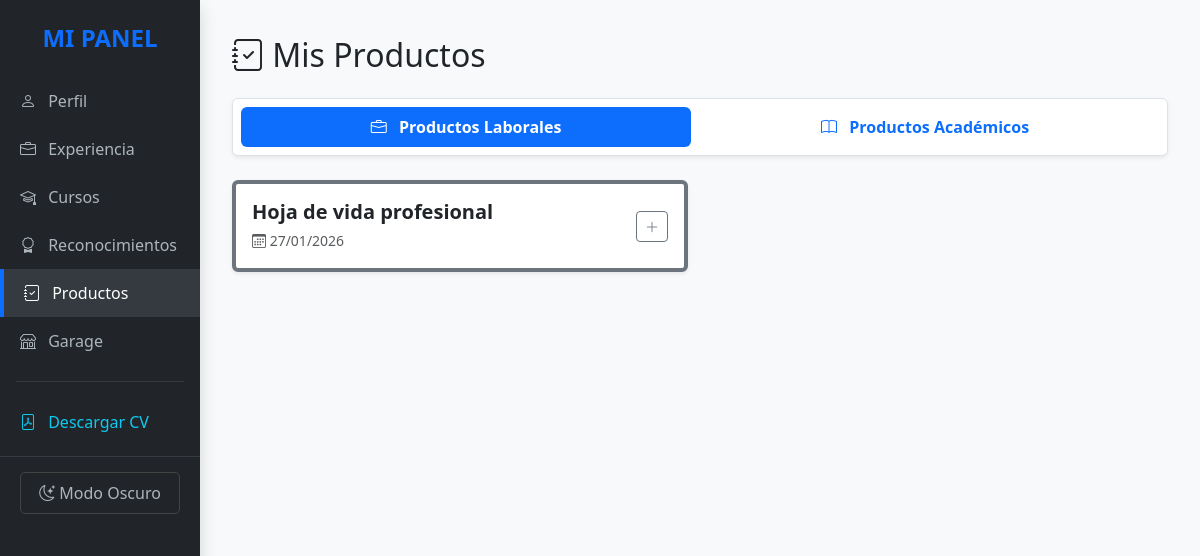
/productos/, run on the app's committed database.
### portafolio/models.py (models this page shows)
class ProductosLaborales(models.Model):
    idproductoslaborales = models.AutoField(primary_key=True)
    idperfilconqueestaactivo = models.ForeignKey(DatosPersonales, on_delete=models.CASCADE)
    nombreproducto = models.CharField(max_length=150)
    fechaproducto = models.DateField(null=True, blank=True)
    descripcion = models.TextField(null=True, blank=True)
    activarparaqueseveaenfront = models.BooleanField(default=True)

### portafolio/views.py (the view)
# urls.py: path('productos/', views.vista_productos, name='productos'),
def vista_productos(request):
    perfil = DatosPersonales.objects.first()
    academicos = ProductosAcademicos.objects.filter(idperfilconqueestaactivo=perfil)
    laborales = ProductosLaborales.objects.filter(idperfilconqueestaactivo=perfil)
    return render(request, 'productos.html', {'perfil': perfil, 'academicos': academicos, 'laborales': laborales})

### portafolio/context_processors.py (called while the page is built)
def pdf_data(request):
    return {
        'todas_exp': ExperienciaLaboral.objects.filter(activarparaqueseveaenfront=True),
        'todos_cur': CursosRealizados.objects.filter(activarparaqueseveaenfront=True),
        'todos_pro': ProductosAcademicos.objects.filter(activarparaqueseveaenfront=True),
        'todos_rec': Reconocimientos.objects.filter(activarparaqueseveaenfront=True),
        'todos_pro_lab': ProductosLaborales.objects.filter(activarparaqueseveaenfront=True),
    }

### portafolio/templates/productos.html (shortened to what this page needs)
{% extends 'base.html' %}
{% block content %}
<div class="container-fluid mt-3">
    <h2 class="mb-4"><i class="bi bi-journal-check"></i> Mis Productos</h2>
    <ul class="nav nav-pills mb-4 shadow-sm p-2 bg-white rounded border" id="pills-tab" role="tablist">
        <li class="nav-item flex-fill" role="presentation">
            <button class="nav-link active fw-bold w-100" id="pills-laboral-tab" data-bs-toggle="tab" data-bs-target="#pills-laboral" type="button" role="tab">
                <i class="bi bi-briefcase me-2"></i> Productos Laborales
            </button>
        </li>
        <li class="nav-item flex-fill" role="presentation">
            <button class="nav-link fw-bold w-100" id="pills-academico-tab" data-bs-toggle="tab" data-bs-target="#pills-academico" type="button" role="tab">
                <i class="bi bi-book me-2"></i> Productos Académicos
            </button>
        </li>
    </ul>
    <div class="tab-content" id="pills-tabContent">
        <div class="tab-pane fade show active" id="pills-laboral" role="tabpanel">
            <div class="row row-cols-1 row-cols-md-2 g-4">
                {% for l in laborales %}
                <div class="col">
                    <div class="card shadow-sm h-100 border-start border-4 border-secondary">
                        <div class="card-body d-flex justify-content-between align-items-center">
                            <div>
                                <h5 class="card-title mb-1 text-dark fw-bold" style="cursor:pointer;"
                                    data-bs-toggle="modal" data-bs-target="#modalLab{{ l.idproductoslaborales }}">
                                    {{ l.nombreproducto }}
                                </h5>
                                <small class="text-muted"><i class="bi bi-calendar3"></i> {{ l.fechaproducto|date:"d/m/Y" }}</small>
                            </div>
                            <button class="btn btn-sm btn-outline-secondary" data-bs-toggle="modal"
                                    data-bs-target="#modalLab{{ l.idproductoslaborales }}">
                                <i class="bi bi-plus-lg"></i>
                            </button>
                        </div>
                    </div>
                </div>
                {% endfor %}
            </div>
        </div>
    </div>
</div>
{% endblock %}

### data on the page
ProductosLaborales: nombreproducto "Hoja de vida profesional", fechaproducto "27/01/2026"
